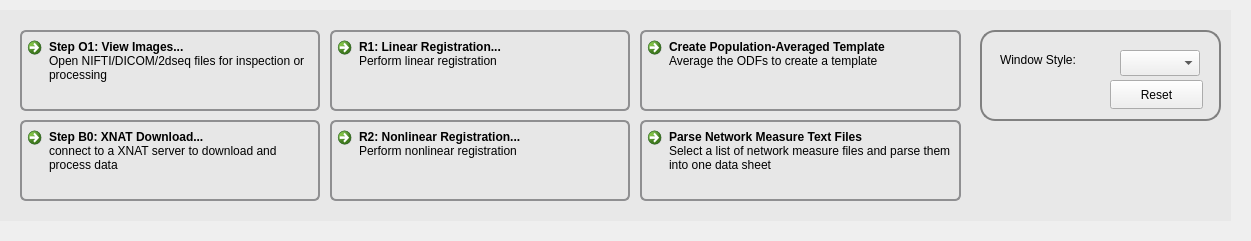
          <widget class="QWidget" name="widget_5" native="true">
           <property name="geometry">
            <rect>
             <x>10</x>
             <y>1590</y>
             <width>1251</width>
             <height>241</height>
            </rect>
           </property>
           <widget class="QCommandLinkButton" name="parse_network_measures">
            <property name="geometry">
             <rect>
              <x>640</x>
              <y>120</y>
              <width>321</width>
              <height>81</height>
             </rect>
            </property>
            <property name="styleSheet">
             <string notr="true">QCommandLinkButton {border: 2px solid #8f8f91;border-radius: 6px;background-color: #e7e7e7;padding: 10px;} QCommandLinkButton:hover {background-color: #d0d0d0;} QCommandLinkButton:pressed {background-color: #bfbfbf;border-style: inset;}</string>
            </property>
            <property name="text">
             <string>Parse Network Measure Text Files</string>
            </property>
            <property name="autoRepeatDelay">
             <number>296</number>
            </property>
            <property name="description">
             <string>Select a list of network measure files and parse them into one data sheet</string>
            </property>
           </widget>
           <widget class="QCommandLinkButton" name="linear_reg">
            <property name="geometry">
             <rect>
              <x>330</x>
              <y>30</y>
              <width>300</width>
              <height>81</height>
             </rect>
            </property>
            <property name="styleSheet">
             <string notr="true">QCommandLinkButton {border: 2px solid #8f8f91;border-radius: 6px;background-color: #e7e7e7;padding: 10px;} QCommandLinkButton:hover {background-color: #d0d0d0;} QCommandLinkButton:pressed {background-color: #bfbfbf;border-style: inset;}</string>
            </property>
            <property name="text">
             <string>R1: Linear Registration...</string>
            </property>
            <property name="autoRepeatDelay">
             <number>296</number>
            </property>
            <property name="description">
             <string>Perform linear registration</string>
            </property>
           </widget>
           <widget class="QCommandLinkButton" name="xnat_download">
            <property name="geometry">
             <rect>
              <x>20</x>
              <y>120</y>
              <width>300</width>
              <height>81</height>
             </rect>
            </property>
            <property name="styleSheet">
             <string notr="true">QCommandLinkButton {border: 2px solid #8f8f91;border-radius: 6px;background-color: #e7e7e7;padding: 10px;} QCommandLinkButton:hover {background-color: #d0d0d0;} QCommandLinkButton:pressed {background-color: #bfbfbf;border-style: inset;}</string>
            </property>
            <property name="text">
             <string>Step B0: XNAT Download...</string>
            </property>
            <property name="icon">
             <iconset resource="icons.qrc">
              <normaloff>:/icons/icons/preferences.xpm</normaloff>:/icons/icons/preferences.xpm</iconset>
            </property>
            <property name="autoRepeatDelay">
             <number>296</number>
            </property>
            <property name="description">
             <string>connect to a XNAT server to download and process data</string>
            </property>
           </widget>
           <widget class="QCommandLinkButton" name="averagefib">
            <property name="geometry">
             <rect>
              <x>640</x>
              <y>30</y>
              <width>321</width>
              <height>81</height>
             </rect>
            </property>
            <property name="styleSheet">
             <string notr="true">QCommandLinkButton {border: 2px solid #8f8f91;border-radius: 6px;background-color: #e7e7e7;padding: 10px;} QCommandLinkButton:hover {background-color: #d0d0d0;} QCommandLinkButton:pressed {background-color: #bfbfbf;border-style: inset;}</string>
            </property>
            <property name="text">
             <string>Create Population-Averaged Template</string>
            </property>
            <property name="autoRepeatDelay">
             <number>296</number>
            </property>
            <property name="description">
             <string>Average the ODFs to create a template</string>
            </property>
           </widget>
           <widget class="QCommandLinkButton" name="nonlinear_reg">
            <property name="geometry">
             <rect>
              <x>330</x>
              <y>120</y>
              <width>300</width>
              <height>81</height>
             </rect>
            </property>
            <property name="styleSheet">
             <string notr="true">QCommandLinkButton {border: 2px solid #8f8f91;border-radius: 6px;background-color: #e7e7e7;padding: 10px;} QCommandLinkButton:hover {background-color: #d0d0d0;} QCommandLinkButton:pressed {background-color: #bfbfbf;border-style: inset;}</string>
            </property>
            <property name="text">
             <string>R2: Nonlinear Registration...</string>
            </property>
            <property name="autoRepeatDelay">
             <number>296</number>
            </property>
            <property name="description">
             <string>Perform nonlinear registration</string>
            </property>
           </widget>
           <widget class="QCommandLinkButton" name="view_image">
            <property name="geometry">
             <rect>
              <x>20</x>
              <y>30</y>
              <width>300</width>
              <height>81</height>
             </rect>
            </property>
            <property name="styleSheet">
             <string notr="true">QCommandLinkButton {border: 2px solid #8f8f91;border-radius: 6px;background-color: #e7e7e7;padding: 10px;} QCommandLinkButton:hover {background-color: #d0d0d0;} QCommandLinkButton:pressed {background-color: #bfbfbf;border-style: inset;}</string>
            </property>
            <property name="text">
             <string>Step O1: View Images...</string>
            </property>
            <property name="autoRepeatDelay">
             <number>296</number>
            </property>
            <property name="description">
             <string>Open NIFTI/DICOM/2dseq files for inspection or processing</string>
            </property>
           </widget>
           <widget class="QLabel" name="label_63">
            <property name="geometry">
             <rect>
              <x>980</x>
              <y>30</y>
              <width>241</width>
              <height>91</height>
             </rect>
            </property>
            <property name="styleSheet">
             <string notr="true">QLabel {border: 2px solid gray;border-radius: 15px;padding: 5px;}</string>
            </property>
            <property name="text">
             <string/>
            </property>
           </widget>
           <widget class="QLabel" name="label_11">
            <property name="geometry">
             <rect>
              <x>1000</x>
              <y>50</y>
              <width>101</width>
              <height>20</height>
             </rect>
            </property>
            <property name="sizePolicy">
             <sizepolicy hsizetype="Fixed" vsizetype="Fixed">
              <horstretch>0</horstretch>
              <verstretch>0</verstretch>
             </sizepolicy>
            </property>
            <property name="text">
             <string>Window Style:</string>
            </property>
           </widget>
           <widget class="QPushButton" name="clear_settings">
            <property name="geometry">
             <rect>
              <x>1110</x>
              <y>80</y>
              <width>93</width>
              <height>29</height>
             </rect>
            </property>
            <property name="text">
             <string>Reset</string>
            </property>
           </widget>
           <widget class="QComboBox" name="styles">
            <property name="geometry">
             <rect>
              <x>1120</x>
              <y>50</y>
              <width>80</width>
              <height>26</height>
             </rect>
            </property>
           </widget>
           <widget class="QLabel" name="label_12">
            <property name="geometry">
             <rect>
              <x>0</x>
              <y>10</y>
              <width>1231</width>
              <height>211</height>
             </rect>
            </property>
            <property name="styleSheet">
             <string notr="true">QLabel { border: 0px; background-color: rgba(225, 225, 225, 127); }</string>
            </property>
            <property name="text">
             <string/>
            </property>
           </widget>
           <zorder>label_12</zorder>
           <zorder>parse_network_measures</zorder>
           <zorder>linear_reg</zorder>
           <zorder>xnat_download</zorder>
           <zorder>averagefib</zorder>
           <zorder>nonlinear_reg</zorder>
           <zorder>view_image</zorder>
           <zorder>label_63</zorder>
           <zorder>label_11</zorder>
           <zorder>clear_settings</zorder>
           <zorder>styles</zorder>
          </widget>
